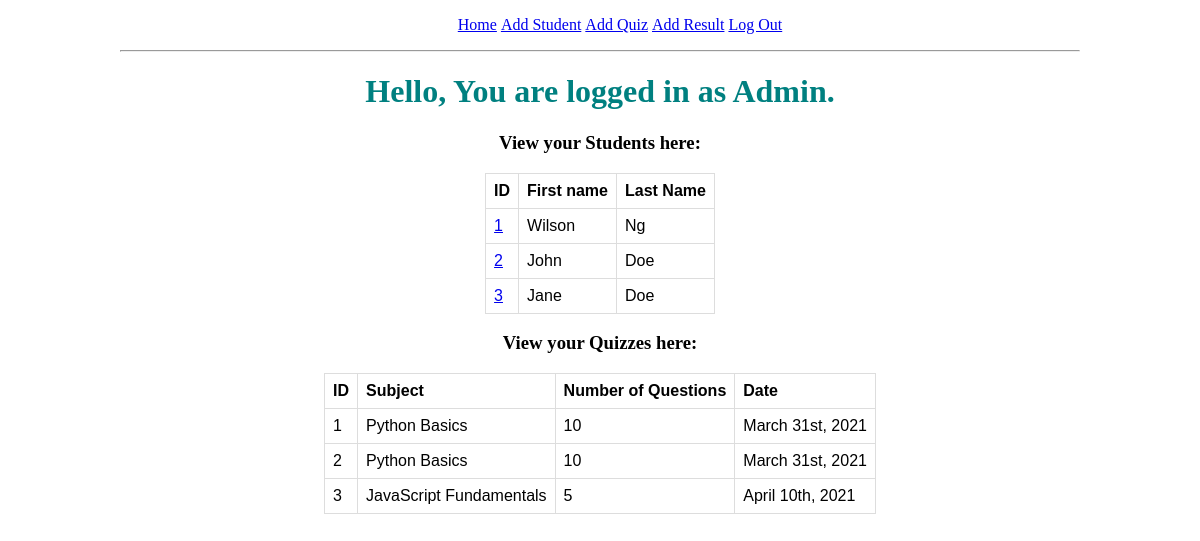
Before: /index (signed in) with the older database file.
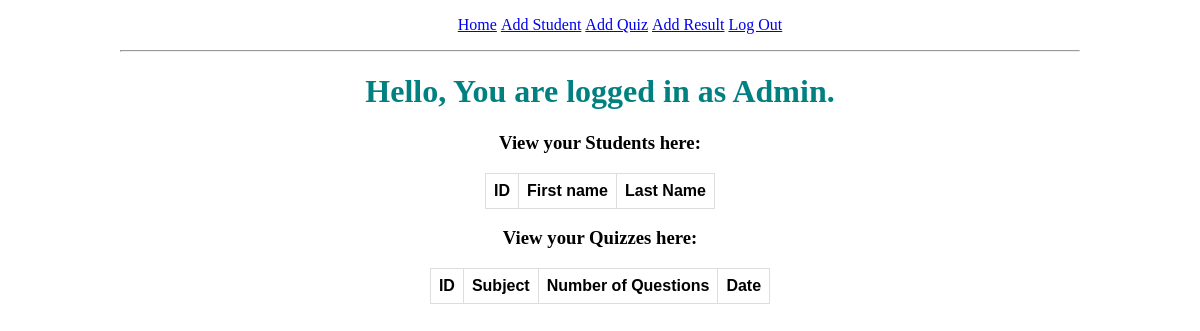
After: the same page with the newer database file.
### app/models.py (models this page shows, shortened)
class User(UserMixin, db.Model):
    id = db.Column(db.Integer, primary_key=True)
    username = db.Column(db.String(64), index=True, unique=True)
    password_hash = db.Column(db.String(128))

class Student(db.Model):
    id = db.Column(db.Integer, primary_key=True)
    first_name = db.Column(db.String(64), index=True)
    last_name = db.Column(db.String(64), index=True)
    results = db.relationship("Result", backref="student", lazy="dynamic")

class Quiz(db.Model):
    id = db.Column(db.Integer, primary_key=True)
    subject = db.Column(db.String(32), index=True)
    num_of_questions = db.Column(db.Integer)
    date = db.Column(db.String(64))
    results = db.relationship("Result", backref="quiz", lazy="dynamic")

### app/routes.py (the view)
@app.route("/")
@app.route("/index")
@login_required
def index():
    students = Student.query.all()
    quizzes = Quiz.query.all()
    return render_template("index.html", title="Home", students=students, quizzes=quizzes)

### app/models.py (called while the page is built)
@login.user_loader
def load_user(id):
    return User.query.get(int(id))

### app/templates/index.html (shortened to what this page needs)
{% extends "base.html" %}
{% block content %}
    <h1>Hello, You are logged in as {{ current_user.username }}.</h1>
    <div>
        <h3>View your Students here:</h3>
        <table>
            <tr>
                <th>ID</th>
                <th>First name</th>
                <th>Last Name</th>
            </tr>
            {% for student in students %}
            <tr>
                <td><a href="{{ url_for("student_results", student_id=student.id) }}">{{ student.id }}</a></td>
                <td>{{ student.first_name }}</td>
                <td>{{ student.last_name }}</td>
            </tr>
            {% endfor %}
        </table>
    <div>
    <div>
        <h3>View your Quizzes here:</h3>
        <table>
            <tr>
                <th>ID</th>
                <th>Subject</th>
                <th>Number of Questions</th>
                <th>Date</th>
            <tr>
            {% for quiz in quizzes %}
            <tr>
                <td>{{ quiz.id }}</td>
                <td>{{ quiz.subject }}</td>
                <td>{{ quiz.num_of_questions }}</td>
                <td>{{ quiz.date }}</td>
            <tr>
            {% endfor %}
        </table>
{% endblock %}

### app/templates/base.html (shortened to what this page needs)
<!DOCTYPE html>
<html>
    <head>
        <link rel="stylesheet" href="{{ url_for("static",filename="styles/style.css") }}">
    </head>
    <body>
        <div>
            <ul>
                <li><a href="{{ url_for("index") }}">Home</a></li>
                {% if current_user.is_anonymous %}
                <li><a href="{{ url_for("login") }}">Login</a></li>
                {% else %}
                <li><a href="{{ url_for("add_student") }}">Add Student</a></li>
                <li><a href="{{ url_for("add_quiz") }}">Add Quiz</a></li>
                <li><a href="{{ url_for("add_result") }}">Add Result<a></li>
                <li><a href="{{ url_for("logout") }}">Log Out</a></li>
                {% endif %}
            </ul>
        </div>
        <hr>
        {% block content %}{% endblock %}
    </body>
</html>

### app/static/styles/style.css (style rules this page uses)
html { text-align: center; }
body { width: 80%; margin-left: auto; margin-right: auto; }
table { margin: auto; font-family: arial, sans-serif; border-collapse: collapse; }
td, th { border: 1px solid #dddddd; text-align: left; padding: 8px; }
div { margin: 0px auto; justify-content: center; }
h1 { color: teal; }
ul { white-space: nowrap; }
li { display: inline-block; }

Changed rows visible on the page:
removed Student: id "1", first_name "Wilson", last_name "Ng"
removed Student: id "2", first_name "John", last_name "Doe"
removed Student: id "3", first_name "Jane", last_name "Doe"
removed Quiz: id "1", subject "Python Basics", num_of_questions "10", date "March 31st, 2021"
removed Quiz: id "2", subject "Python Basics", num_of_questions "10", date "March 31st, 2021"
removed Quiz: id "3", subject "JavaScript Fundamentals", num_of_questions "5", date "April 10th, 2021"
